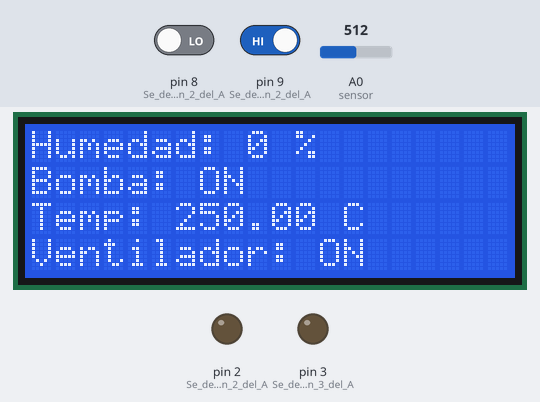
Recording of a sketch running on a simulated Arduino Uno, built with avr-gcc and run on an emulated ATmega328P. On the bench: 20×4 character LCD, output pins drawn as LEDs (lit = HIGH). Inputs (shaded band) come from the test bench; at power-on: A0 (sensor) = 512, pin 8 (Se_declara_el_pin_2_del_A) LOW, pin 9 (Se_declara_el_pin_2_del_A) HIGH.

Above: at 1.2 s.
1.3 s: A0 (sensor) set to 716
At 3.0 s:
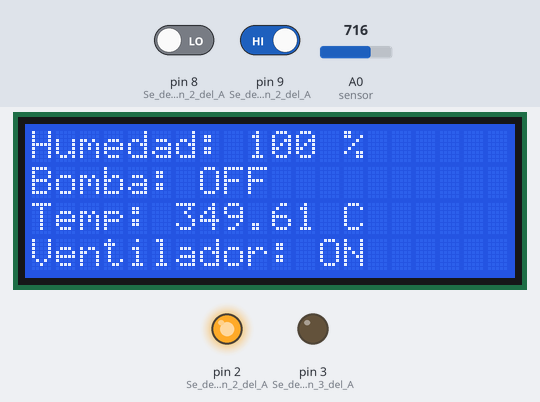
3.3 s: A0 (sensor) set to 66
At 4.5 s:
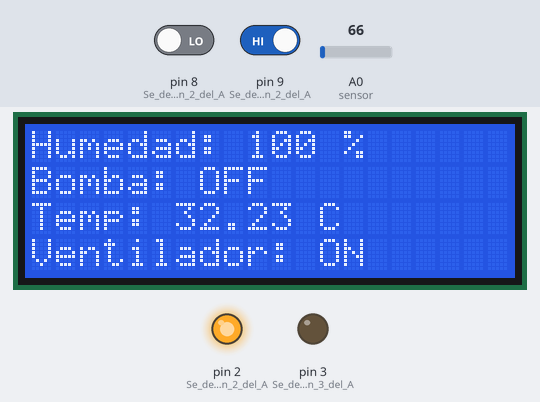
6.6 s: A0 (sensor) set to 55
At 8.1 s:
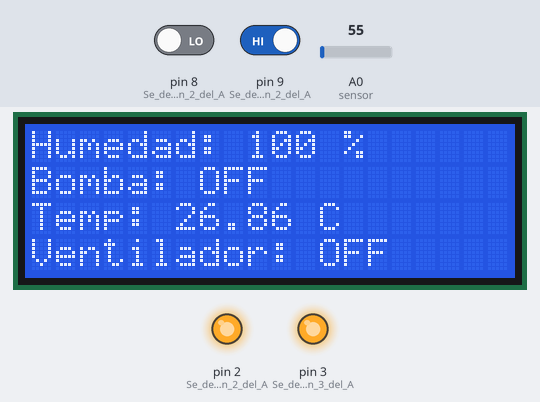
8.7 s: pin 8 (Se_declara_el_pin_2_del_A) driven HIGH and pin 9 (Se_declara_el_pin_2_del_A) driven LOW
At 10.8 s:
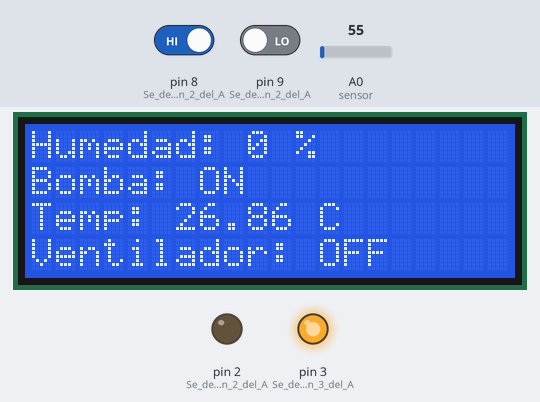
11.1 s: pin 8 (Se_declara_el_pin_2_del_A) driven LOW
At 12.3 s:
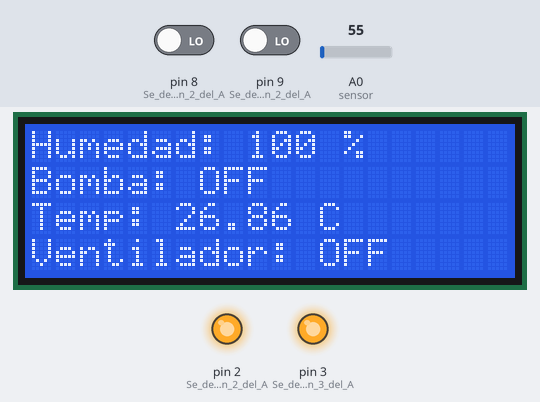
14.4 s: pin 8 (Se_declara_el_pin_2_del_A) driven HIGH
At 15.5 s:
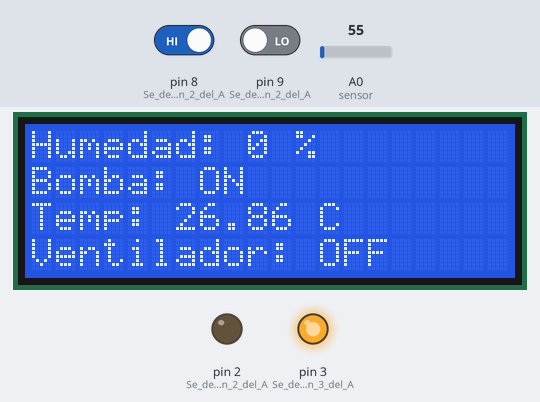
Timing chart, 0 to 17.4 s (numbered marks = the images above; inputs shaded):
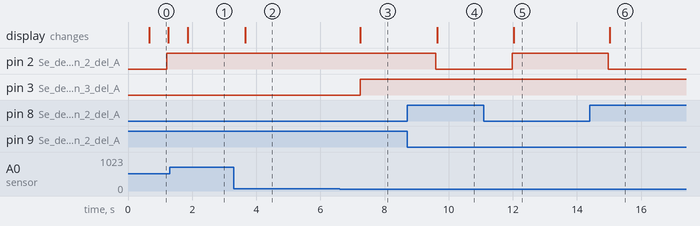

Measured:
- the behaviour switches between 62 and 61 on A0 (sensor) (found by bisection; images 2 and 3)
- after the input at 1.3 s, the display: changes after 0.56 s (image 1)
- after the input at 3.3 s, the display: changes after 0.36 s (image 2)
- after the input at 6.6 s, pin 3 (Se_declara_el_pin_3_del_A): LOW → HIGH after 0.64 s; the display: changes after 0.65 s (image 3)
- after the input at 8.7 s, pin 2 (Se_declara_el_pin_2_del_A): HIGH → LOW after 0.89 s; the display: changes after 0.94 s (image 4)
- after the input at 11.1 s, pin 2 (Se_declara_el_pin_2_del_A): LOW → HIGH after 0.88 s; the display: changes after 0.93 s (image 5)
- after the input at 14.4 s, pin 2 (Se_declara_el_pin_2_del_A): HIGH → LOW after 0.57 s; the display: changes after 0.62 s (image 6)

The sketch:

Green_House.ino
```cpp
#include <LiquidCrystal_I2C.h> //Se declara la libreria para usar la LCD

LiquidCrystal_I2C lcd(0x27,20,4);  //Se declara la pantalla de 20 columnas y 4 filas

int hum = 0; //Se crea la variable en la que se guarda el porcentaje de humedad

void setup() {

  lcd.init(); //Se inicializa la LCD para poder usarse

  lcd.backlight(); //Se enciende la luz de fondo de la LCD

  pinMode(2, OUTPUT); //Se declara el pin 2 del Arduino como salida de datos
  pinMode(3, OUTPUT); //Se declara el pin 3 del Arduino como salida de datos
  pinMode(8, INPUT); //Se declara el pin 2 del Arduino como entrada de datos
  pinMode(9, INPUT); //Se declara el pin 2 del Arduino como entrada de datos
}

void loop() {
  delay(500); //Se hace una espera de 0.5 segundos antes de continuar

  lcd.home(); //Se coloca el cursor de la LCD en la posicion inicial

  float temp = analogRead(A0); //Se crea una variable para guardar la temperatura del sensor
  temp = (5.0 * temp * 100.0)/1024.0; //Se realiza la conversion de voltios a grados centigrados

  //Se imprime en la LCD el porcentaje de humedad
  lcd.print("Humedad:            ");
  lcd.setCursor(9,0);
  lcd.print(hum);
  lcd.print(" %");
  lcd.setCursor(0,1);

  //Se imprime en la LCD el estado de la bomba de agua
  lcd.print("Bomba:              ");
  lcd.setCursor(7,1);

  if (hum <= 50){ //Si la humedad es menor o igual a 50% entonces la bomba se activa
    digitalWrite(2, LOW);
    lcd.print("ON");
  }else if (hum > 50){ //Si la humedad es mayor a 50% entonces la bomba se desactiva
    digitalWrite(2, HIGH);
    lcd.print("OFF");
  }

  lcd.setCursor(0,2);
  //Se imprime la temperatura en la LCD
  lcd.print("Temp:               ");
  lcd.setCursor(6,2);
  lcd.print(temp);
  lcd.print(" C");
  lcd.setCursor(0,3);

  //Se imprime en la LCD el estado del ventilador
  lcd.print("Ventilador:         ");
  lcd.setCursor(12,3);

  if (temp >= 30){ //Si la temperatura es mayor o igual a 30°C entonces el ventilador se activa
    digitalWrite(3, LOW);
    lcd.print("ON");
  }else if (temp <30){ //Si la temperatura es menor a 30°C entonces el ventilador se desactiva
    digitalWrite(3, HIGH);
    lcd.print("OFF");
  }

  if (digitalRead(8) == HIGH && digitalRead(9) == LOW){
    hum = 0; //Si el switch esta a la izquierda la humedad es 0
  }else if (digitalRead(9) == HIGH && digitalRead(8) == LOW){
    hum = 100; //Si el switch esta a la derecha la humedad es 100
  }else{
    hum = 100; //Si el switch esta en la posicion central la humedad es 100
  }

}
```
